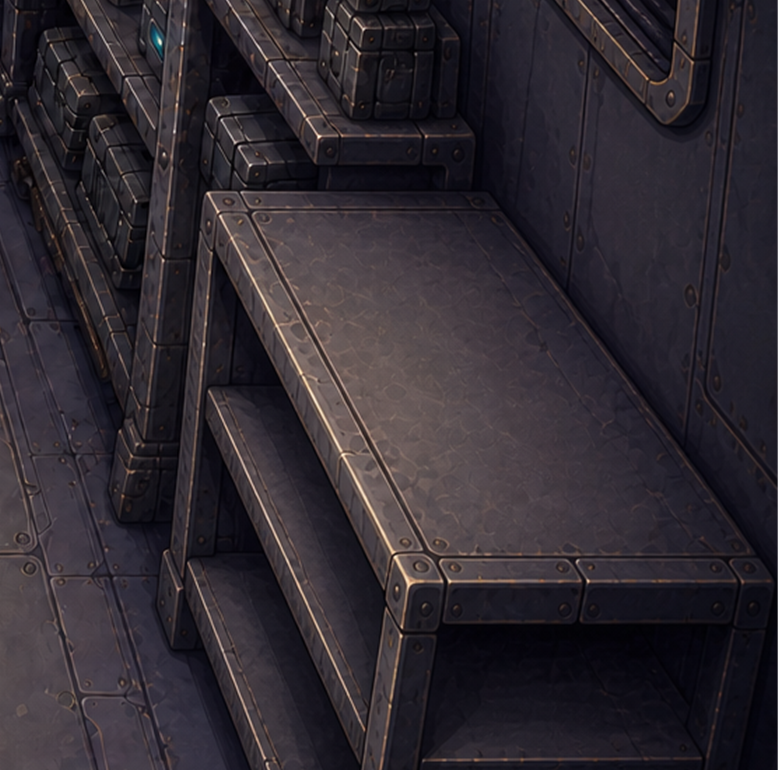
#> input picture tmp/lower-shelf-source-crop.png, 778 x 770 px
$ python detect_lower_shelf_line.py
#> lines starting #> are read from the running program, lines starting #| are printed output that depends on the picture
from pathlib import Path
import math
import numpy as np
from PIL import Image, ImageDraw

root = Path(__file__).resolve().parent
source = Image.open(root / "lower-shelf-source-crop.png").convert("RGB")
gray = np.asarray(source.convert("L"), dtype=np.float32)

# The unobstructed long right edge of the large shelf directly beneath the plate.
x0, y0, x1, y1 = 390, 150, 778, 640
roi = gray[y0:y1, x0:x1]
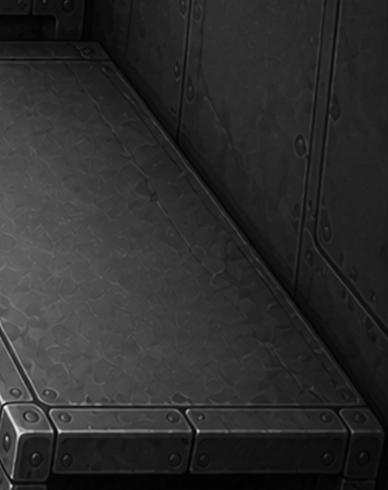
#> roi: shape (490, 388) float32; min 1, max 242, mean 44.4
gx = np.zeros_like(roi)
gy = np.zeros_like(roi)
gx[:, 1:-1] = roi[:, 2:] - roi[:, :-2]
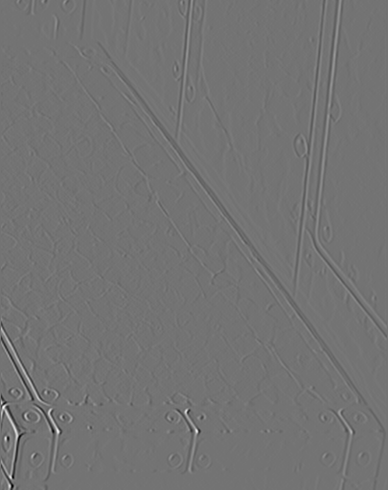
#> gx: shape (490, 388) float32; min -153, max 184, mean -0.3; drawn with min black and max white
gy[1:-1, :] = roi[2:, :] - roi[:-2, :]
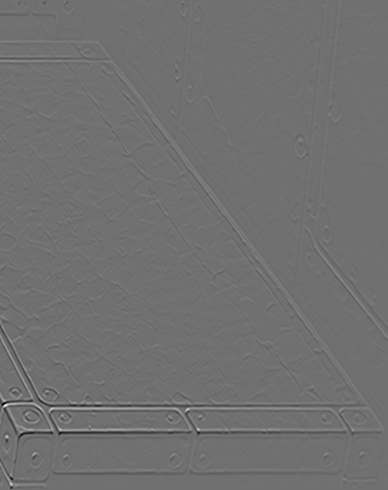
#> gy: shape (490, 388) float32; min -156, max 197, mean -0.1; drawn with min black and max white
mag = np.hypot(gx, gy)
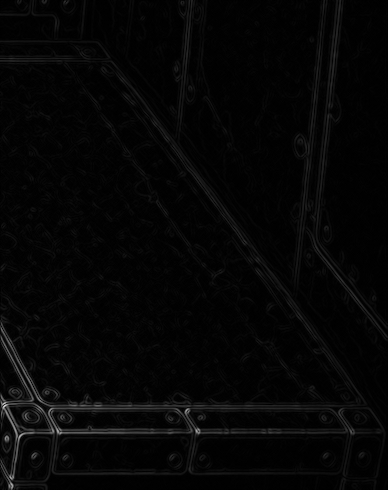
#> mag: shape (490, 388) float32; min 0, max 216.6, mean 5.7
threshold = np.percentile(mag, 88)
#> threshold = 10.82
ys, xs = np.nonzero(mag >= threshold)
weights = mag[ys, xs]
xs = xs.astype(np.float32) + x0
ys = ys.astype(np.float32) + y0

peaks = []
for angle in np.arange(42.0, 58.01, 0.1):
    normal = math.radians(angle + 90.0)
    rho = xs * math.cos(normal) + ys * math.sin(normal)
    bins = np.rint(rho).astype(np.int32)
    offset = -bins.min()
    hist = np.bincount(bins + offset, weights=weights)
    idx = int(hist.argmax())
    peaks.append((float(hist[idx]), float(angle), float(idx - offset)))
#> this loop made 161 passes
#> (offset, idx) on passes 1 to 3: (379, 508), (380, 508), (381, 508)
#> after the loop, peaks = 161 items, first 6: (4097.6, 42, 129), (3871.8, 42.1, 128), (4034.2, 42.2, 127), (3856.2, 42.3, 126), (4118, 42.4, 124), (3933.2, 42.5, 122)

peaks.sort(reverse=True)
chosen = peaks[0]
#> chosen = (8168.6, 53.5, -278)
score, angle, rho = chosen
#> score = 8168.6; angle = 53.5; rho = -278
print(f"detected angle={angle:.1f} rho={rho:.1f} score={score:.1f}")
#| detected angle=53.5 rho=-278.0 score=8168.6

normal = math.radians(angle + 90.0)
#> normal = 2.5
c, s = math.cos(normal), math.sin(normal)
#> c = -0.804; s = 0.595

# Limit the guide to the clearly visible painted edge, rather than projecting
# through unrelated objects.
xa, xb = 456.0, 758.0
ya = (rho - xa * c) / s
#> ya = 148.9
yb = (rho - xb * c) / s
#> yb = 557

draw = ImageDraw.Draw(source)
dark = (20, 15, 8)
yellow = (255, 221, 52)
draw.line((xa, ya, xb, yb), fill=dark, width=11)
draw.line((xa, ya, xb, yb), fill=yellow, width=5)
for x, y in ((xa, ya), (xb, yb)):
    draw.ellipse((x - 9, y - 9, x + 9, y + 9), fill=yellow, outline=dark, width=4)
#> this loop made 2 passes
#> (x, y) on passes 1 to 2: (456, 148.9), (758, 557)
draw.rectangle((14, 14, 390, 72), fill=(13, 18, 24))
draw.text((28, 28), f"PIXEL-DETECTED SHELF EDGE  {angle:.1f} deg", fill=yellow, stroke_fill=dark, stroke_width=2)
source.save(root / "pixel-detected-lower-shelf-angle.png")
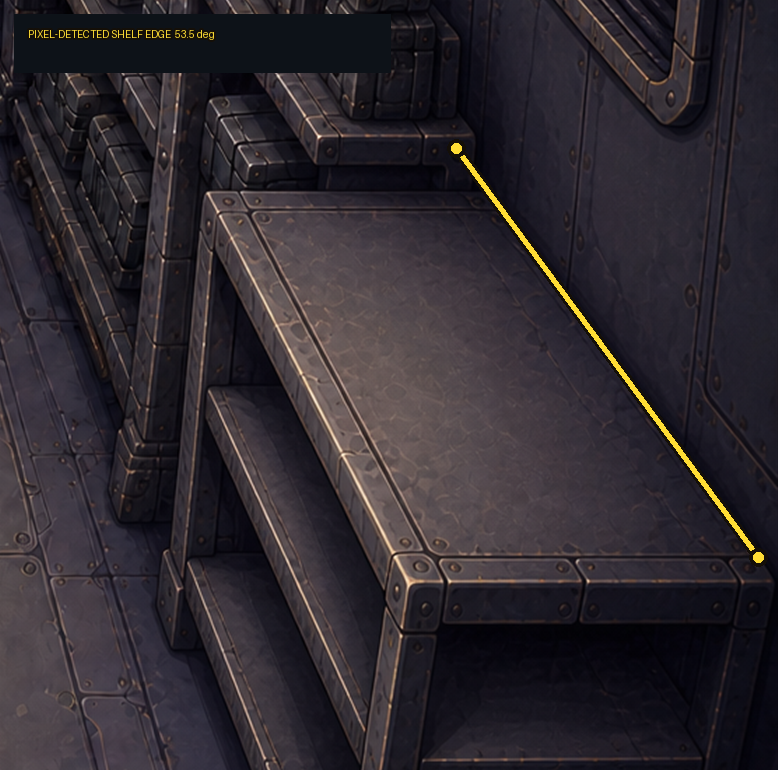
#> saved as pixel-detected-lower-shelf-angle.png: PIL image 778x770 RGB; mean R, G, B 47.1, 41.6, 47.4

$ run again, with tmp/clean-rag-shelf-placement-candidates.png copied over tmp/lower-shelf-source-crop.png
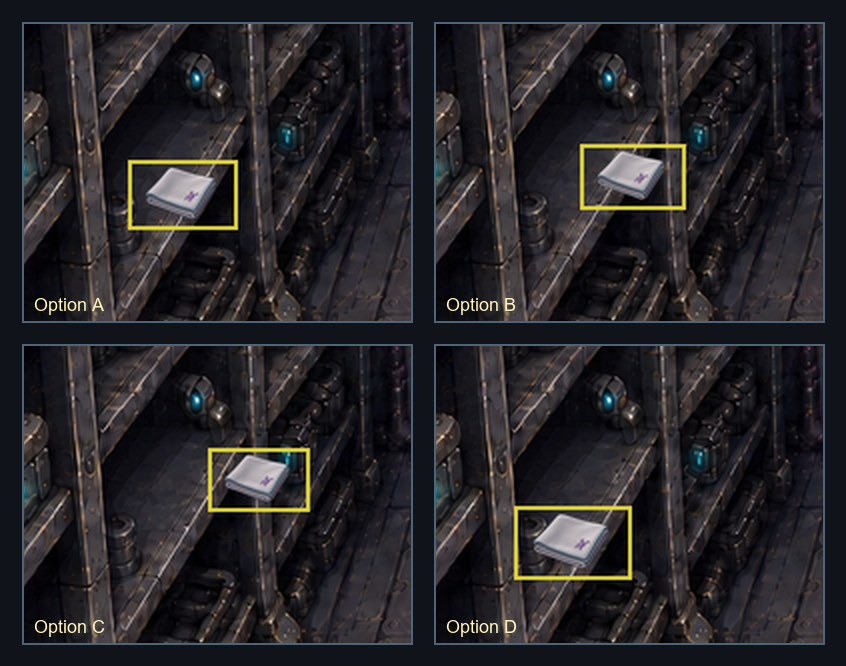
#> input picture tmp/clean-rag-shelf-placement-candidates.png, 846 x 666 px
#> source is the input picture: PIL image 846x666 RGB; mean R, G, B 38.9, 37.2, 40
#> `mag = np.hypot(gx, gy)`:
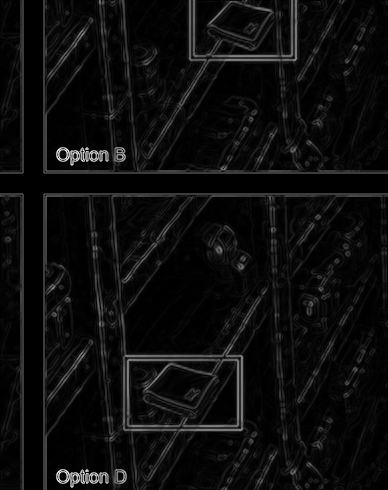
#> mag: shape (490, 388) float32; min 0, max 325.5, mean 17.4; drawn with min black and max white
#> threshold = 41.11
#> the loop `for angle in np.arange(42.0, 58.01, 0.1):` made 161 passes
#> (offset, idx) on passes 1 to 3: (407, 414), (408, 437), (409, 326)
#> after the loop `for angle in np.arange(42.0, 58.01, 0.1):`: peaks = 161 items, first 6: (7516.8, 42, 7), (7005.2, 42.1, 29), (7371.1, 42.2, -83), (7265.9, 42.3, 24), (7311.1, 42.4, 3), (6944.5, 42.5, -86)
#> chosen = (10197.5, 51.2, -168)
#> score = 10197.5; angle = 51.2; rho = -168
#| detected angle=51.2 rho=-168.0 score=10197.5
#> normal = 2.46
#> c = -0.779; s = 0.627
#> ya = 299
#> yb = 674.6
#> the loop `for x, y in ((xa, ya), (xb, yb)):` made 2 passes
#> (x, y) on passes 1 to 2: (456, 299), (758, 674.6)
#> `source.save(root / "pixel-detected-lower-shelf-angle.png")`:
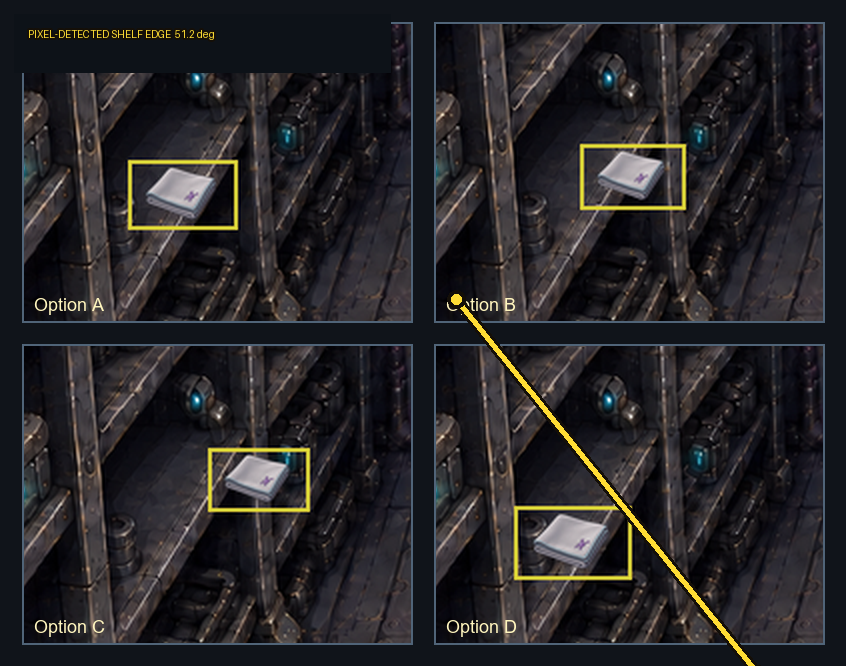
#> saved as pixel-detected-lower-shelf-angle.png: PIL image 846x666 RGB; mean R, G, B 39, 37.4, 39.3

$ run again, with tmp/current-shelf-vs-plate-angles.png copied over tmp/lower-shelf-source-crop.png
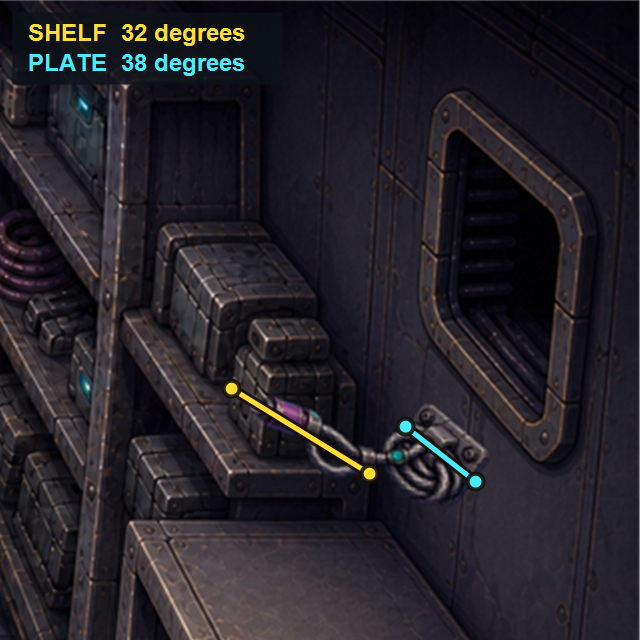
#> input picture tmp/current-shelf-vs-plate-angles.png, 640 x 640 px
#> `mag = np.hypot(gx, gy)`:
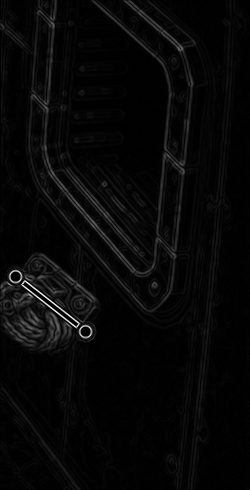
#> mag: shape (490, 250) float32; min 0, max 246.8, mean 7.8
#> threshold = 16.03
#> `ys, xs = np.nonzero(mag >= threshold)`: ys = 14810 values from 0 to 489; xs = 14810 values, max 230 at index 125, min 0 at index 605, mean 92.26
#> weights = 14810 values, max 246.8 at index 11352, min 16.03 at index 125, mean 36.93
#> `xs = xs.astype(np.float32) + x0`: xs = 14810 values, max 620 at index 125, min 390 at index 605, mean 482.3
#> `ys = ys.astype(np.float32) + y0`: ys = 14810 values from 150 to 639
#> the loop `for angle in np.arange(42.0, 58.01, 0.1):` made 161 passes
#> (offset, idx) on passes 1 to 3: (300, 345), (301, 340), (302, 340)
#> after the loop `for angle in np.arange(42.0, 58.01, 0.1):`: peaks = 161 items, first 6: (8206.2, 42, 45), (7762.2, 42.1, 39), (8049.8, 42.2, 38), (7903.5, 42.3, 42), (7504.1, 42.4, 41), (7992, 42.5, 39)
#> chosen = (11479.3, 44.9, 10)
#> score = 11479.3; angle = 44.9; rho = 10
#| detected angle=44.9 rho=10.0 score=11479.3
#> normal = 2.35
#> c = -0.706; s = 0.708
#> ya = 468.5
#> yb = 769.5
#> the loop `for x, y in ((xa, ya), (xb, yb)):` made 2 passes
#> (x, y) on passes 1 to 2: (456, 468.5), (758, 769.5)
#> `source.save(root / "pixel-detected-lower-shelf-angle.png")`:
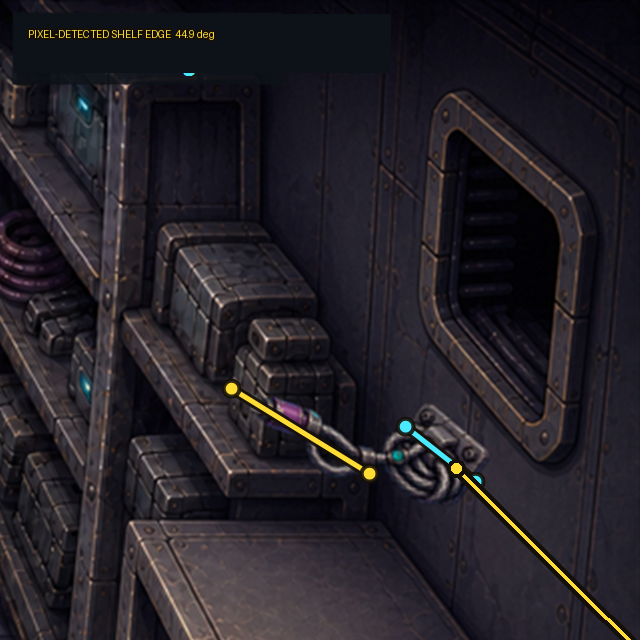
#> saved as pixel-detected-lower-shelf-angle.png: PIL image 640x640 RGB; mean R, G, B 36.6, 32.8, 38.8
